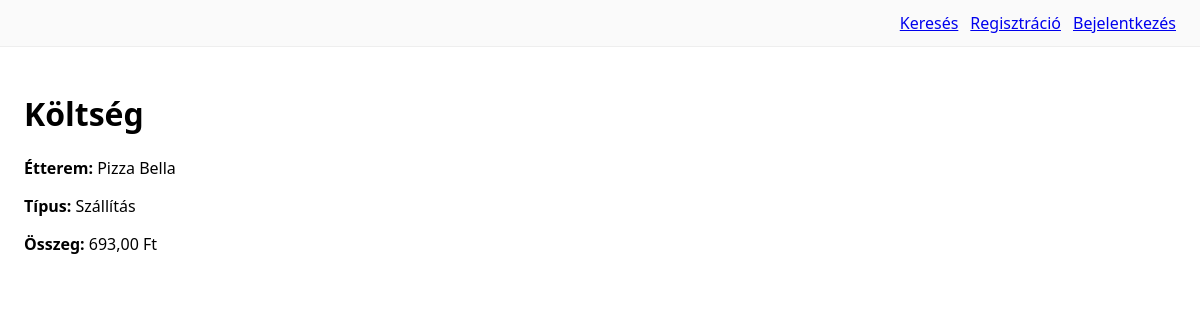
Page /koltseg/1/ on the earlier database version.
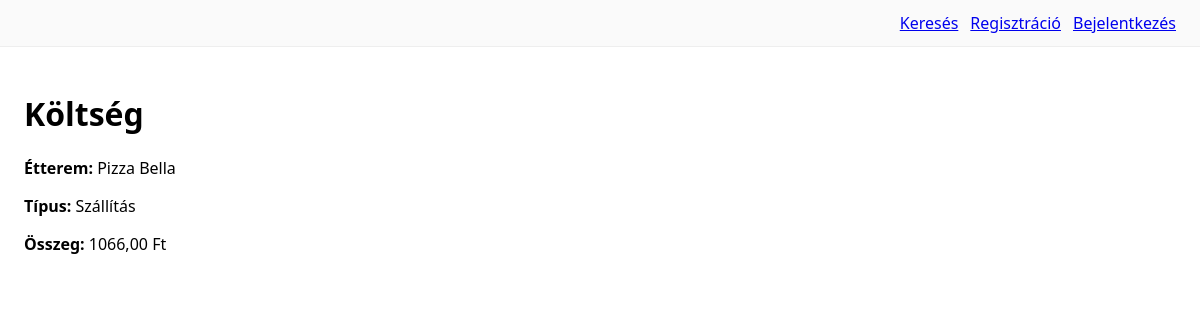
Same page on the later database version.
### billing/models.py (models this page shows, shortened)
class EtteremKoltseg(models.Model):
    etterem = models.ForeignKey(
        Etterem,
        on_delete=models.CASCADE,
        related_name="koltsegek",
        null=True,
        blank=True,
    )
    etel = models.ForeignKey(
        'catalog.Etel',
        on_delete=models.CASCADE,
        related_name='koltsegek',
        null=True,
        blank=True,
        verbose_name='Étel',
    )
    platform = models.CharField(max_length=20, choices=PLATFORMOK, blank=True)
    koltseg_tipus = models.CharField(max_length=30, choices=KOLTSEG_TIPUSOK)
    osszeg = models.DecimalField(max_digits=10, decimal_places=2)

### catalog/models.py (models this page shows, shortened)
class Etterem(models.Model):
    nev = models.CharField(max_length=150)
    cim = models.CharField(max_length=250, blank=True)
    platform = models.CharField(max_length=20, choices=PLATFORMOK, default="egyeb")
    platform_logo_url = models.URLField(blank=True)
    platform_url = models.URLField(blank=True)

### billing/views.py (the view)
# urls.py: path("koltseg/<int:pk>/", views.KoltsegDetailView.as_view(), name="koltseg_detail"),
class KoltsegDetailView(DetailView):
    model = EtteremKoltseg
    template_name = "billing/koltseg_detail.html"

### templates/billing/koltseg_detail.html (shortened to what this page needs)
{% extends "_base.html" %}
{% block content %}
<h1>Költség</h1>
<p><b>Étterem:</b> {{ object.etterem.nev }}</p>
<p><b>Típus:</b> {{ object.get_koltseg_tipus_display }}</p>
<p><b>Összeg:</b> {{ object.osszeg }} Ft</p>
{% endblock %}

Differences in the rows shown:
changed EtteremKoltseg "Szállítás": osszeg "693,00" → "1066,00"
